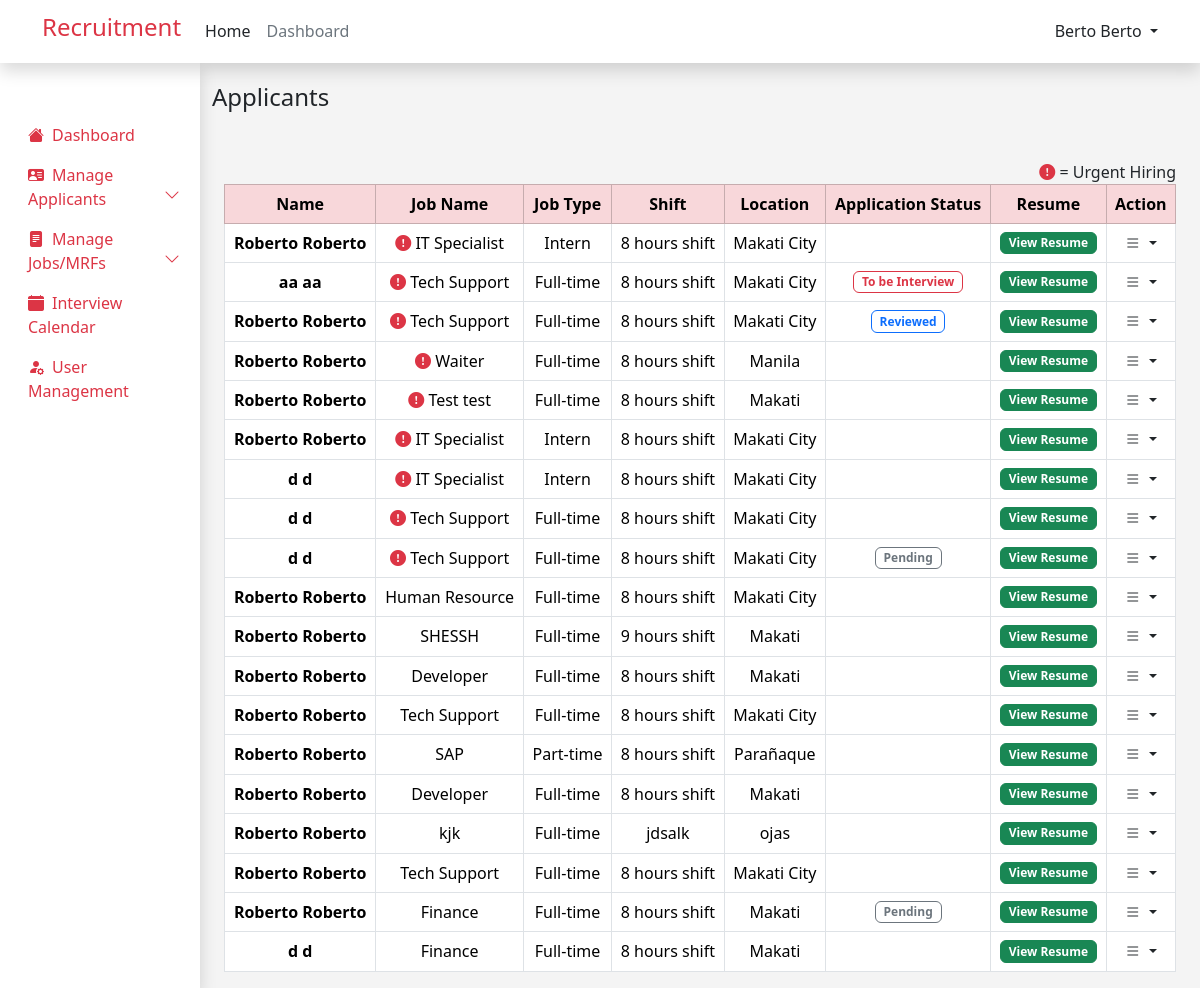
/admin/applicants.php (signed in), run on an earlier commit of the app's database.
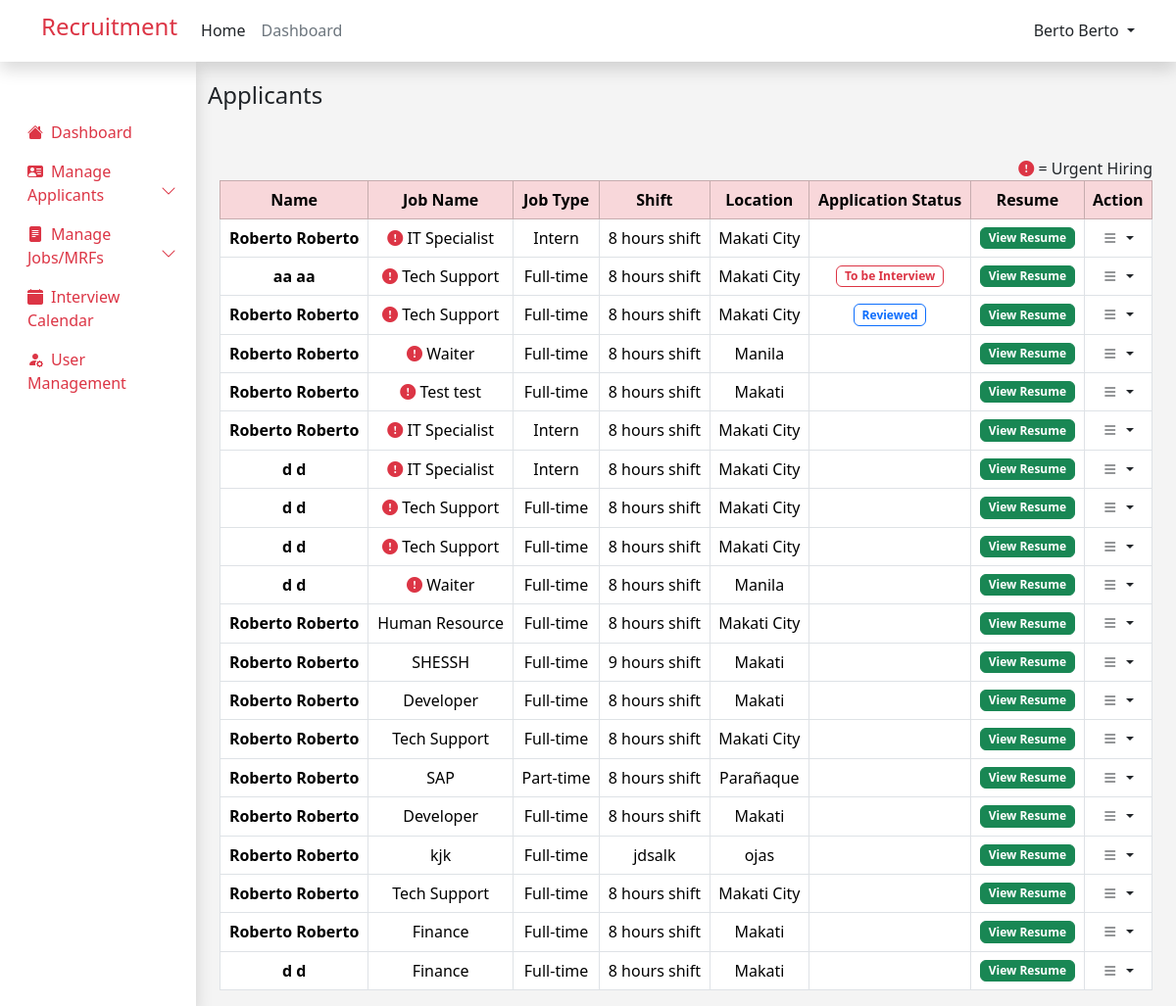
And on a later commit of the database.
### tables this page shows
CREATE TABLE `job_applicants` (
  `id` int(12) NOT NULL,
  `user_id` int(12) NOT NULL,
  `job_id` int(12) NOT NULL,
  `application_status` varchar(255) NOT NULL,
  `interview_date` datetime DEFAULT NULL
);

CREATE TABLE `user` (
  `id` int(11) NOT NULL,
  `first_name` varchar(255) NOT NULL,
  `last_name` varchar(255) NOT NULL,
  `email` varchar(255) NOT NULL,
  `password` varchar(255) NOT NULL,
  `role` varchar(255) NOT NULL,
  `resume` varchar(255) NOT NULL,
  `branch` varchar(255) NOT NULL
);

CREATE TABLE `jobs` (
  `id` int(12) NOT NULL,
  `job_name` varchar(255) NOT NULL,
  `number_required` int(12) NOT NULL,
  `job_type` varchar(255) NOT NULL,
  `shift_and_schedule` varchar(255) NOT NULL,
  `location` varchar(255) NOT NULL,
  `job_description` text NOT NULL,
  `qualification` text NOT NULL,
  `priority` varchar(255) NOT NULL,
  `industry` varchar(255) NOT NULL,
  `created_at` timestamp NOT NULL DEFAULT current_timestamp() ON UPDATE current_timestamp()
);

### admin/applicants.php (the view, shortened to what this page needs)
<?php
include ('../admin/applicants_process.php');
$query =
    "SELECT job_applicants.*, jobs.job_name, jobs.job_type, jobs.shift_and_schedule, jobs.location, jobs.priority, user.first_name, user.last_name, user.resume
    FROM ((job_applicants
    INNER JOIN jobs ON job_applicants.job_id = jobs.id)
    INNER JOIN user ON job_applicants.user_id = user.id)
    WHERE job_applicants.application_status != 'Not Selected' AND job_applicants.application_status != 'Selected'
    ORDER BY CASE WHEN jobs.priority = 'Urgent Hiring' THEN 0 ELSE 1 END";
$result = mysqli_query($conn, $query);
include ('../components/header.php');
?>
<!DOCTYPE html>
<html lang="en">
<head>
</head>
<body style="background-color: #F4F4F4; ">
    <div class="container-fluid">
        <div class="row">
            <div class="col-md-2 col-lg-3 col-xl-2 bg-white  p-0 m-0 d-lg-block shadow" style="min-height: 91vh;">
                <?php include ("../admin/admin_sidebar.php"); ?>
            </div>
            <div class="col-md-10 col-lg-9 col-xl-10  mt-3">
                <h4 class=" mt-1 mb-5 ">Applicants</h4>
                <div class="container-fluid table-responsive">
                    <span class="float-end">
                        <i class="bi bi-exclamation-circle-fill text-danger"></i> = Urgent
                        Hiring
                    </span>
                    <table id="applTable" class="table text-center table-hover table-bordered">
                        <thead class="table-danger">
                            <tr>
                                <th>Name</th>
                                <th>Job Name</th>
                                <th>Job Type</th>
                                <th>Shift</th>
                                <th>Location</th>
                                <th>Application Status</th>
                                <th>Resume</th>
                                <th>Action</th>
                            </tr>
                        </thead>
                        <tbody>
                            <?php
                            while ($row = mysqli_fetch_assoc($result)) {
                                ?>
                                <tr>
                                    <th>
                                        <?php echo $row['first_name'] . ' ' . $row['first_name']; ?>
                                    </th>
                                    <td>
                                        <?php
                                        if ($row['priority'] == 'Urgent Hiring') {
                                            ?>
                                            <i class="bi bi-exclamation-circle-fill text-danger"></i>
                                            <?php
                                            echo $row['job_name'];
                                        } else {
                                            echo $row['job_name'];
                                        }
                                        ?>
                                    </td>
                                    <td>
                                        <?php echo $row['job_type']; ?>
                                    </td>
                                    <td>
                                        <?php echo $row['shift_and_schedule']; ?>
                                    </td>
                                    <td>
                                        <?php echo $row['location']; ?>
                                    </td>
                                    <td>
                                        <?php
                                        if ($row['application_status'] == 'Pending') {
                                            ?>
                                            <span class="badge border border-secondary text-secondary">
                                                Pending
                                            </span>
                                            <?php
                                        } elseif ($row['application_status'] == 'Reviewed') {
                                            ?>
                                            <span class="badge border border-primary text-primary">
                                                Reviewed
                                            </span>
                                            <?php
                                        } elseif ($row['application_status'] == 'Interview') {
                                            ?>
                                            <span class="badge border border-danger text-danger"">
                                                To be Interview
                                            </span>
                                            <?php
                                        }
                                        ?>
                                    </td>
                                    <td>
                                        <a href=" /recruitment/resume/<?php echo $row['resume']; ?>" target="_blank"
                                            class="text-decoration-none btn btn-success badge view-resume"
                                            data-application-id="<?php echo $row['id']; ?>">
                                            View Resume
                                            </a>
                                    </td>
                                    <td>
                                        <a href="#" class="d-block text-dark text-decoration-none dropdown-toggle"
                                            id="dropdownUser2" data-bs-toggle="dropdown" aria-expanded="false">
                                            <i class="bi bi-list"></i>
                                        </a>
                                    </td>
                                </tr>
                                <?php
                            }
                            ?>
                        </tbody>
                    </table>
                </div>
            </div>
        </div>
    </div>
</body>
</html>

### components/header.php (shortened to what this page needs)
<html lang="en">
<head>
    <link href="https://cdn.jsdelivr.net/npm/bootstrap@5.3.3/dist/css/bootstrap.min.css" rel="stylesheet"
>
    <link rel="stylesheet" href="https://cdn.jsdelivr.net/npm/bootstrap-icons@1.10.5/font/bootstrap-icons.css">
    <link href="https://cdn.jsdelivr.net/npm/summernote@0.8.18/dist/summernote.min.css" rel="stylesheet">
    <link href="https://cdn.jsdelivr.net/npm/summernote@0.8.18/dist/summernote-lite.min.css" rel="stylesheet">
    <link rel="stylesheet" href="https://cdn.datatables.net/2.0.3/css/dataTables.dataTables.min.css">
    <?php
    if (isset($_SESSION['user_role']) && $_SESSION['user_role'] != 'user') {
        if (strpos($_SERVER['REQUEST_URI'], '/admin/') !== false) {
            ?>
            <link rel="stylesheet" href="../components/style.css">
            <?php
        } else {
            ?>
            <link rel="stylesheet" href="components/style.css">
            <?php
        }
    } else {
        ?>
        <link rel="stylesheet" href="components/style.css">
        <?php
    }
    ?>
</head>
<body>
    <?php
    if (isset($_SESSION['user_role']) && $_SESSION['user_role'] != 'user') {
        if (strpos($_SERVER['REQUEST_URI'], '/admin/') !== false) {
            include ('../components/header_content.php');
        } else {
            include ('components/header_content.php');
        }
    } else {
        include ('components/header_content.php');
    }
    ?>
</body>
</html>

### components/header_content.php (shortened to what this page needs)
<nav class="navbar navbar-expand-lg shadow bg-white">
    <div class="container">
        <a href="/recruitment" class="navbar-brand text-danger">
            <h4>Recruitment</h4>
        </a>
        <div class="collapse navbar-collapse justify-content-lg-start" id="navbarNav">
            <ul class="navbar-nav me-lg-auto mb-2 justify-content-center mb-md-0">
                <li class="nav-item">
                    <a href="/recruitment"
                        class="nav-link link-dark <?php echo ($_SERVER['REQUEST_URI'] == '/recruitment' || $_SERVER['REQUEST_URI'] == '/recruitment/' || $_SERVER['REQUEST_URI'] == '/recruitment/index.php') ? 'text-dark fw-bold' : 'text-dark'; ?>">
                        Home
                    </a>
                </li>
                <?php
                if (isset($_SESSION['user_role'])) {
                    if ($_SESSION['user_role'] !== 'user' && $_SESSION['user_role'] !== 'Operations') {
                        $adminDashboardUrl = "/recruitment/admin/home.php";
                        $href = $adminDashboardUrl;
                        $isActive = ($_SERVER['REQUEST_URI'] == $adminDashboardUrl || $_SERVER['REQUEST_URI'] == $adminDashboardUrl . '/') ? ' text-dark fw-bold' : ' text-secondary';
                        echo '
                        <li class="nav-item">
                            <a href="' . $href . '" class="nav-link  link-dark ' . $isActive . '">
                                Dashboard
                            </a>
                        </li>
                        ';
                    } else if ($_SESSION['user_role'] == 'Operations') {
                        $mrfUrl = "/recruitment/admin/add_mrf.php";
                        $href = $mrfUrl;
                        $isActive = ($_SERVER['REQUEST_URI'] == $mrfUrl || $_SERVER['REQUEST_URI'] == $mrfUrl . '/') ? ' text-dark fw-bold' : ' text-secondary';
                        echo '
                        <li class="nav-item">
                            <a href="' . $href . '" class="nav-link  link-dark ' . $isActive . '">
                                MRF
                            </a>
                        </li>
                        ';
                    }
                }
                ?>
            </ul>
            <div class="navbar-text text-end">
                <?php
                if (isset($_SESSION["user_id"])) {
                    $user = $_SESSION["user_name"];
                    echo '
                            <div class="row">
                                <div class="col-sm-1 dropdown d-flex justify-content-start">
                                    <a href="#" class="d-block link-danger text-decoration-none dropdown-toggle text-dark" id="dropdownUser2"
                                        data-bs-toggle="dropdown" aria-expanded="false">
                                        ' . $user . '
                                    </a>
                                    <ul class="dropdown-menu text-small shadow" aria-labelledby="dropdownUser2">
                                        <li><a class="dropdown-item" href="/recruitment/profile.php"><i class="bi bi-person-circle"></i> Profile</a></li>
                                        <li>
                                            <hr class="dropdown-divider">
                                        </li>
                                        <li><a class="dropdown-item" href="/recruitment/logout.php"><i class="bi bi-box-arrow-right"></i> Sign out</i></a></li>
                                    </ul>
                                </div>
                            </div>
                        ';
                } else {
                    echo '
                            <a href="login.php" class="btn btn-outline-danger me-2" style="border-radius: 0;">Login</a>
                            <a href="register.php" class="btn btn-danger" style="border-radius: 0;">Sign-up</a>
                        ';
                }
                ?>
            </div>
        </div>
    </div>
</nav>

### admin/admin_sidebar.php (shortened to what this page needs)
<div class="accordion p-1" id="accordionExample">
    <ul class="nav flex-column mt-5">
        <li>
            <a href="../admin/home.php"
                class="nav-link p-2 ps-4 <?php echo ($_SERVER['REQUEST_URI'] == '/recruitment/admin/home.php' || $_SERVER['REQUEST_URI'] == '/recruitment/admin/home.php/') ? 'border-end border-danger border-5 bg-danger text-white' : 'text-danger'; ?>">
                <i class="bi bi-house-fill me-2"></i>Dashboard
            </a>
        </li>
        <li>
            <a href="#"
                class="nav-link  bg-opacity-25 p-2 ps-4 text-danger <?php echo ($_SERVER['REQUEST_URI'] == '/recruitment/admin/pooling_applicant.php' || $_SERVER['REQUEST_URI'] == '/recruitment/admin/shortlisted_applicant.php' || $_SERVER['REQUEST_URI'] == '/recruitment/admin/identified_applicant.php') ? 'bg-danger' : ''; ?>"
                data-bs-toggle="collapse" data-bs-target="#manageApplicantCollapse" aria-expanded="true">
                <i class="bi bi-person-vcard-fill me-2"></i>Manage Applicants<i
                    class="bi bi-chevron-down me-2 float-end"></i>
            </a>
        </li>
        <li>
            <a href="#"
                class="nav-link  bg-opacity-25 p-2 ps-4 text-danger <?php echo ($_SERVER['REQUEST_URI'] == '/recruitment/admin/add_job.php' || $_SERVER['REQUEST_URI'] == '/recruitment/admin/jobs_list.php') ? 'bg-danger' : ''; ?>"
                data-bs-toggle="collapse" data-bs-target="#manageJobsCollapse" aria-expanded="true">
                <i class="bi bi-file-text-fill me-2"></i>Manage Jobs/MRFs<i
                    class="bi bi-chevron-down me-2 float-end"></i>
            </a>
        </li>
        <li>
            <a href="../admin/interview_calendar.php"
                class="nav-link p-2 ps-4 <?php echo ($_SERVER['REQUEST_URI'] == '/recruitment/admin/interview_calendar.php' || $_SERVER['REQUEST_URI'] == '/recruitment/admin/interview_calendar.php/') ? 'border-end border-danger border-5 bg-danger text-white' : 'text-danger'; ?>">
                <i class="bi bi-calendar-fill me-2"></i>Interview Calendar
            </a>
        </li>
        <?php
        if ($_SESSION['user_role'] == 'Super Admin') {
            ?>
            <li>
                <a href="../admin/manage_user.php"
                    class="nav-link p-2 ps-4 <?php echo ($_SERVER['REQUEST_URI'] == '/recruitment/admin/manage_user.php' || $_SERVER['REQUEST_URI'] == '/recruitment/admin/manage_user.php/') ? 'border-end border-danger border-5 bg-danger text-white' : 'text-danger'; ?>">
                    <i class="bi bi-person-fill-gear me-2"></i>User Management
                </a>
            </li>
            <?php
        }
        ?>
    </ul>
</div>

What changed in the data, as far as the page shows it:
changed job_applicants (number 9 of 20 on the later page): no longer shows "Pending"
added job_applicants: user.first_name "d", job.job_name "Waiter", job.job_type "Full-time", job.shift_and_schedule "8 hours shift", job.location "Manila"
changed job_applicants (number 19 of 20 on the later page): no longer shows "Pending"
